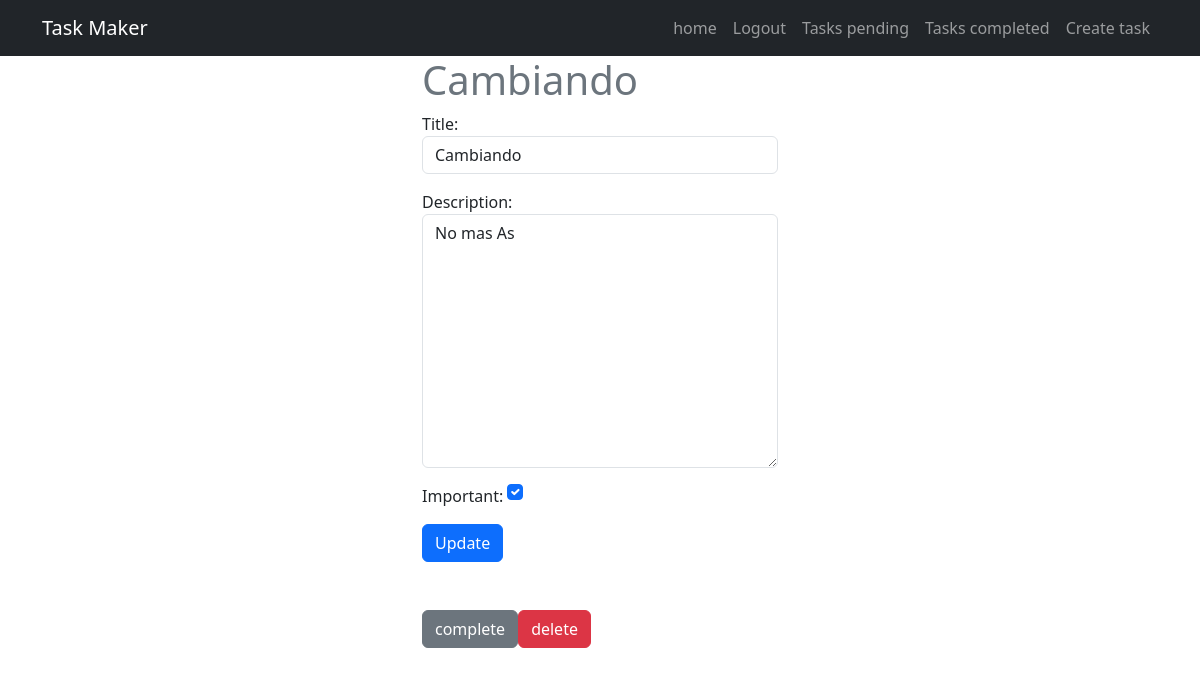
Page /tasks/4/ (signed in) on the committed database.
### tasks/models.py (models this page shows, shortened)
class Task(models.Model):
    title = models.CharField(max_length=100)
    description = models.TextField(blank=True)
    created = models.DateTimeField(auto_now_add=True)
    date_completed = models.DateTimeField(null=True, blank=True)
    important = models.BooleanField(default=False)
    user = models.ForeignKey(User, on_delete=models.CASCADE)

### tasks/views.py (the view, shortened to what this page needs)
# urls.py: path('tasks/<int:task_id>/', views.task_detail, name="task_detail"),
@login_required
def task_detail(request, task_id):
    if request.method == "GET":
        task = get_object_or_404(Task, pk=task_id, user=request.user)
        form = TaskForm(instance=task)
        return render (request, 'task_detail.html',{'task':task,
    'form':form})

### tasks/forms.py
class TaskForm(forms.ModelForm):
    class Meta:
        model = Task
        fields = ['title', 'description', 'important']
        widgets={
            'title': forms.TextInput(attrs={'class': 'form-control', 'placeholder': 'Write a title'}),
            'description': forms.Textarea(attrs={'class': 'form-control', 'placeholder': 'write a description'}),
            'important': forms.CheckboxInput(attrs={'class': 'form-check-input m-auto'})
        }

### tasks/templates/task_detail.html (shortened to what this page needs)
{% extends "base.html" %}
{% block content %}
<main class='container'>
    <div class='row'>
        <div class='col-md-4 offset-md-4'>
            <h1 class='text-secondary'>{{task.title}}</h1>
<form method='POST'>
    {{form.as_p}}
    <button class='btn btn-primary'>
        Update
    </button>
</form>
<div class='mt-5 d-flex'>
    <form action='{% url 'complete_task' task.id %}' method='POST'>
        <button class='btn btn-secondary'> complete </button>
    </form>
    <form action='{% url 'delete_task' task.id %}' method='POST'>
        <button class='btn btn-danger'> delete </button>
    </form>
</div>
        </div>
    </div>
</main>
{% endblock %}

### rows in the picture
Task: title "Cambiando", description "No mas As", important "☑"
